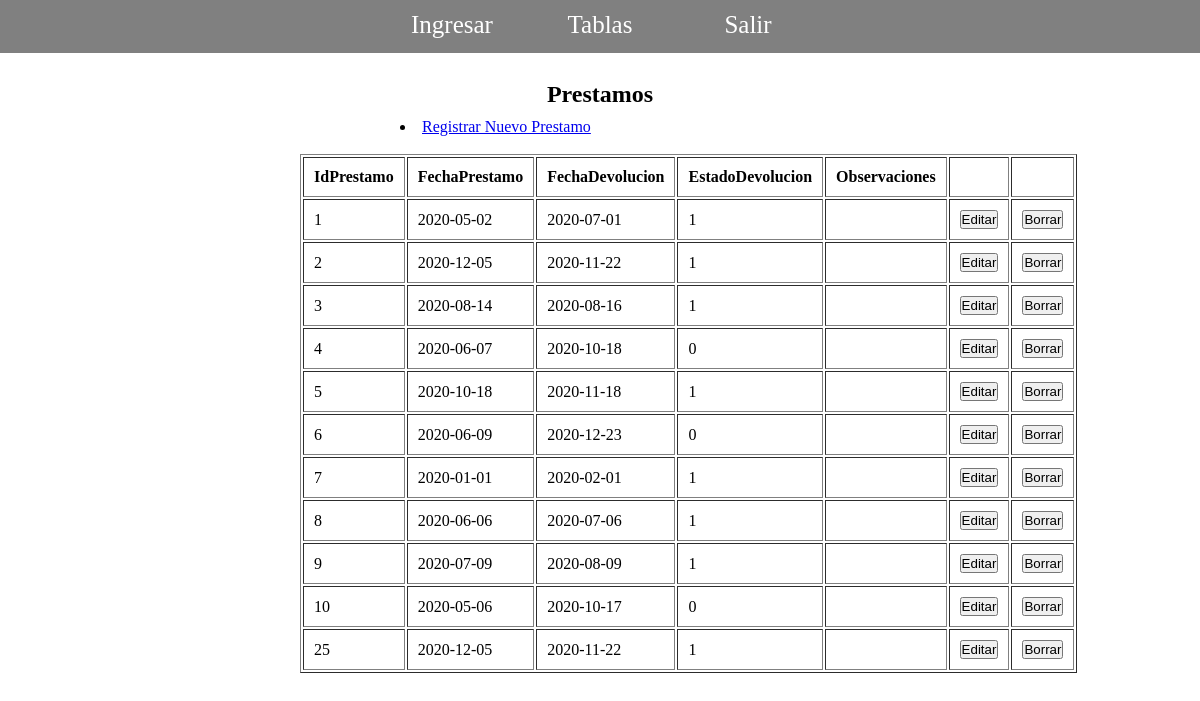
The app's page /mvc/index.php?ruta=prestamos (signed in) with its own data.
### tables this page shows
CREATE TABLE `prestamo` (
  `id_prestamo` int(11) NOT NULL,
  `fecha_prestamo` date NOT NULL,
  `fecha_devolucion` date NOT NULL,
  `estado_de_volucion` tinyint(1) NOT NULL,
  `observaciones` text NOT NULL
);

### mvc/Controladores/rutasC.php (called while the page is built)
<?php
	class RutasControlador{
			public function Plantilla(){
				include "Vistas/plantilla.php";
			}
	  public  function rutas(){
	 	if(isset($_GET["ruta"])){
	 		$rutas = $_GET["ruta"];
	 	}else{
	 		$rutas = "index";
	 	}
	 		$respuesta = Modelo::RutasModelo($rutas);
	 		include $respuesta;
	 }
	}
 ?>

### mvc/index.php (called while the page is built, shortened)
<?php
require_once "Controladores/prestamosC.php";
require_once "Modelos/prestamosM.php";
require_once "Controladores/rutasC.php";
$rutas = new RutasControlador();
$rutas -> Plantilla();
?>

### mvc/Modelos/conexionBD.php (called while the page is built)
<?php
		class ConexionBD{
			public static function cBD($usuario,$clave){
				$bd = new PDO("mysql:host=dbprjcomputacion.cuevafgehoh7.us-east-1.rds.amazonaws.com;port=3306;dbname=biblioteca",$usuario,$clave);
				return $bd;
			}
		}
 ?>

### mvc/Modelos/prestamosM.php (called while the page is built, shortened)
<?php
	require_once "conexionBD.php";
	class PrestamosM extends ConexionBD {
		static public function MostrarPrestamosM($tablaBD){
			$pdo = ConexionBD::cBD($_SESSION["usuario"],$_SESSION["clave"])->prepare("SELECT id_prestamo, fecha_prestamo, fecha_devolucion, estado_de_volucion, observaciones FROM $tablaBD");
			$pdo -> execute();
			return $pdo -> fetchAll();
		}
	}
?>

### mvc/Controladores/prestamosC.php (the view, shortened to what this page needs)
<?php
	class PrestamosC{
		public function MostrarPrestamosC(){
			$tablaBD = "prestamo";
			$respuesta =  PrestamosM::MostrarPrestamosM($tablaBD);
			foreach ($respuesta as $key => $value) {
				echo '<tr>
				<td>'.$value["id_prestamo"].'</td>
				<td>'.$value["fecha_prestamo"].'</td>
				<td>'.$value["fecha_devolucion"].'</td>
				<td>'.$value["estado_de_volucion"].'</td>
				<td>'.$value["observaciones"].'</td>
				<td><a href="index.php?ruta=editar&id='.$value["id_prestamo"].'"><button>Editar</button></a></td>
				<td><a href="index.php?ruta=prestamos&idB='.$value["id_prestamo"].'"><button>Borrar</button></a></td>
			</tr>';
			}
		}
	}
 ?>

### mvc/Vistas/plantilla.php (shortened to what this page needs)
<!DOCTYPE html>
<html lang="es">
<head>
	<link rel="stylesheet" type="text/css" href="Vistas/css/estilos.css">
</head>
<body>
	<?php
		include "modulos/menu.php";
	?>
<section>
	<?php
		$rutas = new RutasControlador();
		$rutas -> rutas();
	 ?>
</section>
</body>
</html>

### mvc/Vistas/modulos/menu.php
<nav>
	<ul>
		<li><a href="index.php?ruta=ingreso">Ingresar</a></li>
		<li><a href="index.php?ruta=tablas">Tablas</a></li>
		<li><a href="index.php?ruta=salir">Salir</a></li>
	</ul>
</nav>

### mvc/Vistas/modulos/prestamos.php (shortened to what this page needs)
<br>
	<h1>Prestamos</h1>
	<li><a href="index.php?ruta=registrar">Registrar Nuevo Prestamo</a></li>
	<br>
	<table id="t1" border="1">
		<thead>
			<tr>
				<th>IdPrestamo</th>
				<th>FechaPrestamo</th>
				<th>FechaDevolucion</th>
				<th>EstadoDevolucion</th>
				<th>Observaciones</th>
				<th></th>
				<th></th>
			</tr>
		</thead>
		<tbody>
			<?php
				$mostrar = new PrestamosC();
				$mostrar -> MostrarPrestamosC();
			?>
		</tbody>
	</table>

### mvc/Vistas/css/estilos.css (style rules this page uses)
* { margin: 0; padding: 0; }
nav { position:relative; margin:auto; width:100%; height:auto; background:gray; }
nav ul { position:relative; margin:auto; width:50%; text-align: center; }
nav ul li { display:inline-block; width:24%; line-height: 50px; list-style: none; }
nav ul li a { color:white; text-decoration: none; font-size: 25px; }
section { position: relative; margin: auto; width:400px; }
section h1 { position: relative; margin: auto; padding:10px; text-align: center; }
table { position:relative; margin:auto; width:100%; }
table#t1 { left:-25%; }
table thead tr th { padding:10px; }
table tbody tr td { padding:10px; }

### records on screen
prestamo: id_prestamo "1", fecha_prestamo "2020-05-02", fecha_devolucion "2020-07-01", estado_de_volucion "1"
prestamo: id_prestamo "2", fecha_prestamo "2020-12-05", fecha_devolucion "2020-11-22", estado_de_volucion "1"
prestamo: id_prestamo "3", fecha_prestamo "2020-08-14", fecha_devolucion "2020-08-16", estado_de_volucion "1"
prestamo: id_prestamo "4", fecha_prestamo "2020-06-07", fecha_devolucion "2020-10-18", estado_de_volucion "0"
prestamo: id_prestamo "5", fecha_prestamo "2020-10-18", fecha_devolucion "2020-11-18", estado_de_volucion "1"
prestamo: id_prestamo "6", fecha_prestamo "2020-06-09", fecha_devolucion "2020-12-23", estado_de_volucion "0"
prestamo: id_prestamo "7", fecha_prestamo "2020-01-01", fecha_devolucion "2020-02-01", estado_de_volucion "1"
prestamo: id_prestamo "8", fecha_prestamo "2020-06-06", fecha_devolucion "2020-07-06", estado_de_volucion "1"
prestamo: id_prestamo "9", fecha_prestamo "2020-07-09", fecha_devolucion "2020-08-09", estado_de_volucion "1"
prestamo: id_prestamo "10", fecha_prestamo "2020-05-06", fecha_devolucion "2020-10-17", estado_de_volucion "0"
prestamo: id_prestamo "25", fecha_prestamo "2020-12-05", fecha_devolucion "2020-11-22", estado_de_volucion "1"
